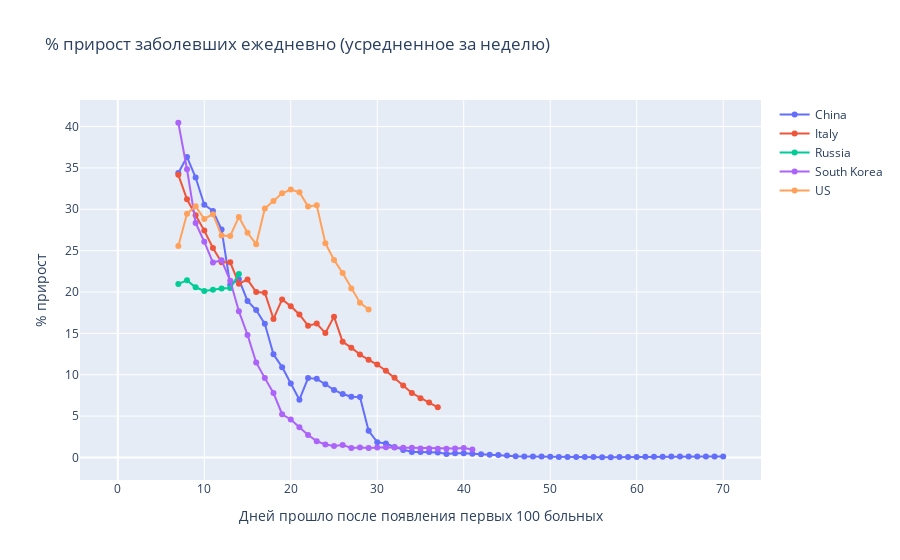

Notebook code cell kept with this figure:
### Code cell
import plotly.graph_objects as go
fig = go.Figure()

cdf_result = {}

for country in include_plot:
    fig.add_trace(go.Scatter(x=roc_cdf_mean.index, y=roc_cdf_mean[country].values*100,
                    mode='lines+markers',
                    name=country))
    
fig.update_layout(
    title="% прирост заболевших ежедневно (усредненное за неделю)",
    yaxis_title="% прирост",
    xaxis_title="Дней прошло после появления первых 100 больных",
)

fig.show()

fig.write_html('covid_roc_since_100.html', include_plotlyjs='cdn')

### Figure 1 — Plotly figure (JSON) as saved in the notebook; plotly's stock layout.template omitted (floating-point values rounded to 4 significant figures)
{"data": [{"mode": "lines+markers", "name": "China", "type": "scatter", "x": [0, 1, 2, 3, 4, 5, 6, 7, 8, 9, 10, 11, 12, 13, 14, 15, 16, 17, 18, 19, 20, 21, 22, 23, 24, 25, 26, 27, 28, 29, 30, 31, 32, 33, 34, 35, 36, 37, 38, 39, 40, 41, 42, 43, 44, 45, 46, 47, 48, 49, 50, 51, 52, 53, 54, 55, 56, 57, 58, 59, 60, 61, 62, 63, 64, 65, 66, 67, 68, 69, 70], "y": [null, null, null, null, null, null, null, 34.38, 36.32, 33.83, 30.55, 29.8, 27.55, 20.87, 21.54, 18.92, 17.83, 16.15, 12.48, 10.92, 8.957, 6.987, 9.601, 9.507, 8.853, 8.16, 7.668, 7.348, 7.307, 3.228, 1.853, 1.688, 1.259, 0.9153, 0.6628, 0.6589, 0.6514, 0.6208, 0.4261, 0.5264, 0.5225, 0.451, 0.3981, 0.3459, 0.3135, 0.2503, 0.1554, 0.126, 0.1076, 0.1152, 0.09031, 0.0658, 0.05745, 0.05371, 0.05263, 0.05315, 0.03192, 0.03948, 0.05373, 0.05775, 0.06932, 0.08139, 0.09363, 0.09813, 0.1098, 0.1133, 0.1214, 0.1267, 0.1225, 0.12, 0.1077]}, {"mode": "lines+markers", "name": "Italy", "type": "scatter", "x": [0, 1, 2, 3, 4, 5, 6, 7, 8, 9, 10, 11, 12, 13, 14, 15, 16, 17, 18, 19, 20, 21, 22, 23, 24, 25, 26, 27, 28, 29, 30, 31, 32, 33, 34, 35, 36, 37, 38, 39, 40, 41, 42, 43, 44, 45, 46, 47, 48, 49, 50, 51, 52, 53, 54, 55, 56, 57, 58, 59, 60, 61, 62, 63, 64, 65, 66, 67, 68, 69, 70], "y": [null, null, null, null, null, null, null, 34.16, 31.21, 29.29, 27.42, 25.33, 23.61, 23.59, 21.01, 21.5, 20.0, 19.93, 16.75, 19.11, 18.28, 17.29, 15.93, 16.18, 15.04, 17.02, 13.99, 13.27, 12.45, 11.8, 11.24, 10.48, 9.642, 8.708, 7.797, 7.17, 6.638, 6.069, null, null, null, null, null, null, null, null, null, null, null, null, null, null, null, null, null, null, null, null, null, null, null, null, null, null, null, null, null, null, null, null, null]}, {"mode": "lines+markers", "name": "Russia", "type": "scatter", "x": [0, 1, 2, 3, 4, 5, 6, 7, 8, 9, 10, 11, 12, 13, 14, 15, 16, 17, 18, 19, 20, 21, 22, 23, 24, 25, 26, 27, 28, 29, 30, 31, 32, 33, 34, 35, 36, 37, 38, 39, 40, 41, 42, 43, 44, 45, 46, 47, 48, 49, 50, 51, 52, 53, 54, 55, 56, 57, 58, 59, 60, 61, 62, 63, 64, 65, 66, 67, 68, 69, 70], "y": [null, null, null, null, null, null, null, 20.98, 21.41, 20.57, 20.14, 20.26, 20.43, 20.47, 22.17, null, null, null, null, null, null, null, null, null, null, null, null, null, null, null, null, null, null, null, null, null, null, null, null, null, null, null, null, null, null, null, null, null, null, null, null, null, null, null, null, null, null, null, null, null, null, null, null, null, null, null, null, null, null, null, null]}, {"mode": "lines+markers", "name": "South Korea", "type": "scatter", "x": [0, 1, 2, 3, 4, 5, 6, 7, 8, 9, 10, 11, 12, 13, 14, 15, 16, 17, 18, 19, 20, 21, 22, 23, 24, 25, 26, 27, 28, 29, 30, 31, 32, 33, 34, 35, 36, 37, 38, 39, 40, 41, 42, 43, 44, 45, 46, 47, 48, 49, 50, 51, 52, 53, 54, 55, 56, 57, 58, 59, 60, 61, 62, 63, 64, 65, 66, 67, 68, 69, 70], "y": [null, null, null, null, null, null, null, 40.46, 34.84, 28.35, 26.08, 23.56, 23.85, 21.35, 17.68, 14.82, 11.49, 9.597, 7.789, 5.229, 4.598, 3.666, 2.726, 1.977, 1.567, 1.379, 1.524, 1.163, 1.211, 1.157, 1.207, 1.232, 1.205, 1.181, 1.179, 1.085, 1.081, 1.062, 1.061, 1.075, 1.138, 0.9803, null, null, null, null, null, null, null, null, null, null, null, null, null, null, null, null, null, null, null, null, null, null, null, null, null, null, null, null, null]}, {"mode": "lines+markers", "name": "US", "type": "scatter", "x": [0, 1, 2, 3, 4, 5, 6, 7, 8, 9, 10, 11, 12, 13, 14, 15, 16, 17, 18, 19, 20, 21, 22, 23, 24, 25, 26, 27, 28, 29, 30, 31, 32, 33, 34, 35, 36, 37, 38, 39, 40, 41, 42, 43, 44, 45, 46, 47, 48, 49, 50, 51, 52, 53, 54, 55, 56, 57, 58, 59, 60, 61, 62, 63, 64, 65, 66, 67, 68, 69, 70], "y": [null, null, null, null, null, null, null, 25.57, 29.46, 30.36, 28.83, 29.41, 26.82, 26.77, 29.08, 27.16, 25.78, 30.1, 31.01, 31.94, 32.38, 32.05, 30.35, 30.49, 25.9, 23.88, 22.3, 20.42, 18.71, 17.9, null, null, null, null, null, null, null, null, null, null, null, null, null, null, null, null, null, null, null, null, null, null, null, null, null, null, null, null, null, null, null, null, null, null, null, null, null, null, null, null, null]}], "layout": {"autosize": true, "title": {"text": "% прирост заболевших ежедневно (усредненное за неделю)"}, "xaxis": {"autorange": true, "range": [-4.185, 74.18], "title": {"text": "Дней прошло после появления первых 100 больных"}, "type": "linear"}, "yaxis": {"autorange": true, "range": [-2.929, 43.42], "title": {"text": "% прирост"}, "type": "linear"}}}
